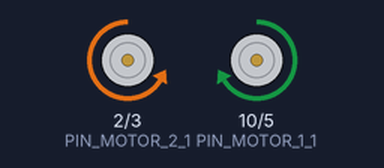
Bench run of a sketch on a simulated Arduino Uno, built with avr-gcc and run on an emulated ATmega328P. On the bench: motor-driver pin pairs drawn as motors (green arrow = first pin HIGH = forward, orange = second pin HIGH = backward, longer = more drive). What the sketch prints to the serial monitor is not drawn.

Above: at 1.5 s.
At 4.8 s:
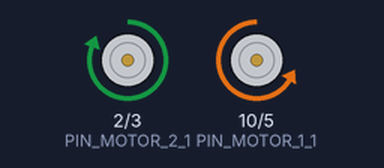
At 8.1 s:
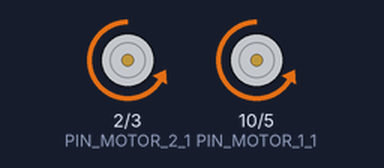
At 11.4 s:
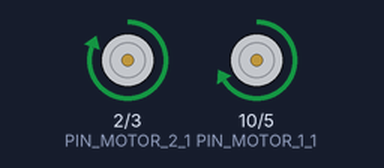
Timing chart, 0 to 17.2 s (numbered marks = the images above):
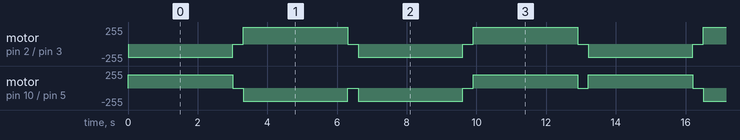

Measured:
- by itself, motor on pin 2 (PIN_MOTOR_2_1) / pin 3 (PIN_MOTOR_2_2): repeats every 6.6 s: stopped 0.30 s, forward 255/255 3.0 s, stopped 0.30 s, backward 200/255 3.0 s
- by itself, motor on pin 10 (PIN_MOTOR_1_1) / pin 5 (PIN_MOTOR_1_2): repeats every 13.2 s: 2 × (stopped 0.30 s, backward 200/255 3.0 s), 2 × (stopped 0.30 s, forward 200/255 3.0 s)

The sketch:

wheels.ino
```cpp
#define PIN_MOTOR_1_1 10
#define PIN_MOTOR_1_2 5
#define PIN_MOTOR_2_1 2
#define PIN_MOTOR_2_2 3

int rightTick, leftTick;

void setup()
{
  Serial.begin(115200);
  motor_init();
  Serial.println("[INFO] Initialization Done.");
}

void loop()
{

  moveForward();
  delay(3000);
  moveStop();
  delay(300);

  moveBack();
  delay(3000);
  moveStop();
  delay(300);

  moveLeft();
  delay(3000);
  moveStop();
  delay(300);

  moveRight();
  delay(3000);
  moveStop();
  delay(300);

}

void motor_init()
{
  //for motors
  pinMode(PIN_MOTOR_1_1,OUTPUT); analogWrite(PIN_MOTOR_1_1,0);
  pinMode(PIN_MOTOR_1_2,OUTPUT); analogWrite(PIN_MOTOR_1_2,0);
  pinMode(PIN_MOTOR_2_1,OUTPUT); analogWrite(PIN_MOTOR_2_1,0);
  pinMode(PIN_MOTOR_2_2,OUTPUT); analogWrite(PIN_MOTOR_2_2,0);
}

void moveLeft()
{
  analogWrite(PIN_MOTOR_1_1,0);
  analogWrite(PIN_MOTOR_1_2,200);
  analogWrite(PIN_MOTOR_2_1,0);
  analogWrite(PIN_MOTOR_2_2,200);
}

void moveRight()
{
  analogWrite(PIN_MOTOR_1_1,200);
  analogWrite(PIN_MOTOR_1_2,0);
  analogWrite(PIN_MOTOR_2_1,200);
  analogWrite(PIN_MOTOR_2_2,0);
}

void moveForward()
{
  analogWrite(PIN_MOTOR_1_1,200);
  analogWrite(PIN_MOTOR_1_2,0);
  analogWrite(PIN_MOTOR_2_1,0);
  analogWrite(PIN_MOTOR_2_2,200);
}

void moveBack()
{
  analogWrite(PIN_MOTOR_1_1,0);
  analogWrite(PIN_MOTOR_1_2,200);
  analogWrite(PIN_MOTOR_2_1,200);
  analogWrite(PIN_MOTOR_2_2,0);
}

void moveStop()
{
  analogWrite(PIN_MOTOR_1_1,0);
  analogWrite(PIN_MOTOR_1_2,0);
  analogWrite(PIN_MOTOR_2_1,0);
  analogWrite(PIN_MOTOR_2_2,0);
}
```
